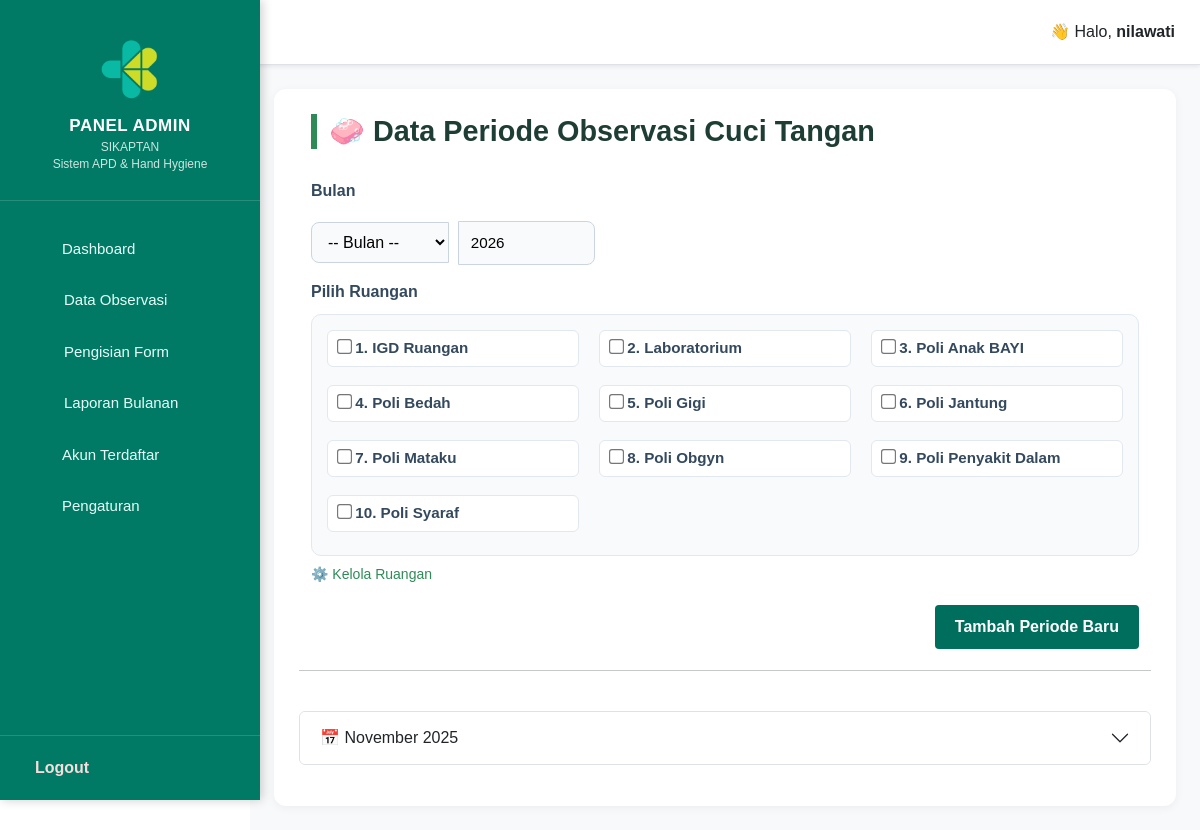
Screenshot of /admin/dashboard.php?page=observer_cuci (signed in) with the database file from the repository.
### tables this page shows
CREATE TABLE `ruangan_cuci_tangan` (
  `id` int(11) NOT NULL,
  `nama` varchar(100) NOT NULL,
  `created_at` timestamp NOT NULL DEFAULT current_timestamp()
);

### admin/cuci_tangan/page_observer_cuci.php (the view, shortened to what this page needs)
<?php
include __DIR__ . '/../../config.php';
$data = mysqli_query($conn, "SELECT * FROM data_observasi_cuci_tangan ORDER BY id DESC");
$grouped = [];
while ($d = mysqli_fetch_assoc($data)) $grouped[$d['bulan']][] = $d;
function formatBulanTeks($bulan_angka) {
    $nama_bulan = [
        '01'=>'Januari','02'=>'Februari','03'=>'Maret','04'=>'April','05'=>'Mei','06'=>'Juni',
        '07'=>'Juli','08'=>'Agustus','09'=>'September','10'=>'Oktober','11'=>'November','12'=>'Desember'
    ];
    $tahun = substr($bulan_angka, 0, 4);
    $bulan = substr($bulan_angka, 5, 2);
    return ($nama_bulan[$bulan] ?? $bulan) . " " . $tahun;
}
?>
<link href="https://cdn.jsdelivr.net/npm/bootstrap@5.3.3/dist/css/bootstrap.min.css" rel="stylesheet">
<link href="https://cdn.jsdelivr.net/npm/bootstrap-icons@1.11.3/font/bootstrap-icons.css" rel="stylesheet">
<div class="container">
  <h3 class="title">🧼 Data Periode Observasi Cuci Tangan</h3>
  <form id="formPeriode" method="POST" class="periode-form">
    <div class="form-grid">
      <div class="form-group">
        <label for="bulan">Bulan</label>
        <div class="input-group">
          <select name="bulan" id="bulan" required>
            <option value="">-- Bulan --</option>
          </select>
          <input type="number" name="tahun" id="tahun" min="2024" max="2100" value="<?= date('Y') ?>" required>
        </div>
      </div>
      <div class="form-group">
        <label>Pilih Ruangan</label>
        <div id="ruanganContainer" class="checkbox-grid">
          <?php
          $q_ruang = mysqli_query($conn, "SELECT * FROM ruangan_cuci_tangan ORDER BY nama ASC");
          $no = 1;
          while ($r = mysqli_fetch_assoc($q_ruang)) {
            echo "
              <label class='checkbox-item'>
                <input type='checkbox' name='ruangan[]' value='{$r['nama']}' id='check{$r['id']}'>
                <span><b>{$no}.</b> {$r['nama']}</span>
              </label>";
            $no++;
          }
          ?>
        </div>
        <small class="kelola-link">
          <a href='#' data-bs-toggle='modal' data-bs-target='#modalRuangan'>⚙️ Kelola Ruangan</a>
        </small>
      </div>
    </div>
    <div class="form-actions">
      <button type="button" id="btnTambah" class="btn btn-success">Tambah Periode Baru</button>
    </div>
  </form>
</div>
<hr><br>
<?php
$bulan_keys = array_keys($grouped);
$total_bulan = count($bulan_keys);
$per_page = 12;
$total_pages = ceil($total_bulan / $per_page);
$current_page = isset($_GET['hal']) ? max(1, min((int)$_GET['hal'], $total_pages)) : 1;
$start_index = ($current_page - 1) * $per_page;
$bulan_keys_page = array_slice($bulan_keys, $start_index, $per_page, true);
?>
<div class="accordion" id="accordionBulan">
  <?php if (empty($grouped)): ?>
    <p class="text-muted text-center">Belum ada data observasi cuci tangan.</p>
  <?php else: $i=1; foreach($bulan_keys_page as $bulan): $rows=$grouped[$bulan]; ?>
    <div class="accordion-item mb-3">
      <h2 class="accordion-header" id="heading<?= $i ?>">
        <button class="accordion-button collapsed" type="button" data-bs-toggle="collapse" data-bs-target="#collapse<?= $i ?>">
          📅 <?= formatBulanTeks($bulan) ?>
        </button>
      </h2>
    </div>
  <?php $i++; endforeach; endif; ?>
</div>

### admin/dashboard.php (shortened to what this page needs)
<?php
include '../config.php';
?>
<!DOCTYPE html>
<html lang="id">
<head>
<link href="https://cdn.jsdelivr.net/npm/bootstrap@5.3.3/dist/css/bootstrap.min.css" rel="stylesheet">
</head>
<body>
    <link rel="stylesheet" href="style.css">
    <link href="https://cdn.jsdelivr.net/npm/bootstrap@5.3.3/dist/css/bootstrap.min.css" rel="stylesheet">
<aside class="sidebar" id="sidebar">
  <div>
<div class="sidebar-header text-center">
  <img src="kemenkess.png" alt="Logo Kemenkes" class="logo-top">
  <h2 class="mt-2">PANEL ADMIN</h2>
  <p>SIKAPTAN<br>Sistem APD & Hand Hygiene</p>
</div>
    </div>
    <ul class="sidebar-menu">
      <li><a href="?page=dashboard" class="<?= ($_GET['page'] ?? 'dashboard') == 'dashboard' ? 'active' : '' ?>"><i class="ph ph-gauge"></i>Dashboard</a></li>
      <li class="dropdown">
        <a href="#" class="dropdown-toggle">
          <div class="left"><i class="ph ph-clipboard-text"></i>Data Observasi</div>
        </a>
      </li>
      <li class="dropdown">
        <a href="#" class="dropdown-toggle">
          <div class="left"><i class="ph ph-note-pencil"></i>Pengisian Form</div>
        </a>
      </li>
      <li class="dropdown">
        <a href="#" class="dropdown-toggle">
          <div class="left"><i class="ph ph-chart-bar"></i>Laporan Bulanan</div>
        </a>
      </li>
      <li><a href="?page=akun" class="<?= ($_GET['page'] ?? '') == 'akun' ? 'active' : '' ?>"><i class="ph ph-users-three"></i>Akun Terdaftar</a></li>
      <li><a href="?page=pengaturan" class="<?= ($_GET['page'] ?? '') == 'pengaturan' ? 'active' : '' ?>"><i class="ph ph-gear-six"></i>Pengaturan</a></li>
    </ul>
  <div class="logout-section">
    <a href="../logout.php"><i class="ph ph-sign-out"></i>Logout</a>
  </div>
</aside>
<main class="content">
  <header class="topbar shadow-sm">
    <span>👋 Halo, <b><?= $_SESSION['user']['nama']; ?></b></span>
  </header>
  <section class="main-content p-4">
    <div class="page-wrapper">
      <?php
      $page = $_GET['page'] ?? 'dashboard';
      switch ($page) {
        case 'observer_cuci': include 'cuci_tangan/page_observer_cuci.php'; break;
      }
      ?>
    </div>
  </section>
</main>
</body>
</html>

### admin/style.css (style rules this page uses)
* { margin: 0; padding: 0; box-sizing: border-box; font-family: "Poppins", sans-serif; }
body { background: #f6f9f8; color: #2f3e46; display: flex; min-height: 100vh; }
.sidebar { width: 260px; background: linear-gradient(180deg, #006e5c 0%, #009879 100%); color: #fff; display: flex; flex-direction: column; justify-content: space-between; transition: all 0.3s ease; position: fixed; height: 100%; }
.sidebar-header { text-align: center; padding: 25px 15px; border-bottom: 1px solid rgba(255, 255, 255, 0.15); }
.sidebar-menu { list-style: none; margin-top: 0; padding: 15px 0; }
.sidebar-menu li { margin: 10px 0; }
.sidebar-menu a { display: flex; align-items: center; gap: 12px; color: #e6fff9; padding: 12px 25px; text-decoration: none; transition: 0.3s ease; font-weight: 500; }
.logout-section { padding: 20px 25px; border-top: 1px solid rgba(255, 255, 255, 0.15); }
.content { flex: 1; margin-left: 260px; transition: all 0.3s ease; }
.sidebar { width: 260px; background: linear-gradient(180deg, #006e5c 0%, #009879 100%); color: #fff; display: flex; flex-direction: column; justify-content: space-between; transition: transform 0.3s ease; position: fixed; top: 0; left: 0; bottom: 0; height: 100vh; overflow-y: auto; z-index: 1000; }
.sidebar-header { text-align: center; padding: 25px 15px; border-bottom: 1px solid rgba(255, 255, 255, 0.15); padding: 40px 14px 7px; flex-shrink: 0; }
.sidebar-menu { list-style: none; padding: 20px 0; margin: 0; flex-grow: 1; }
.sidebar-menu li { margin: 5px 0; }
.sidebar-menu a { display: flex; align-items: center; gap: 12px; color: #e6fff9; padding: 12px 25px; text-decoration: none; transition: 0.3s ease; font-weight: 500; white-space: nowrap; }
.logout-section { padding: 20px 25px; border-top: 1px solid rgba(255, 255, 255, 0.15); flex-shrink: 0; }
.content { margin-left: 260px; transition: margin-left 0.3s ease; min-height: 100vh; display: flex; flex-direction: column; background: #f8f9fa; }
.main-content { padding: 25px; }
.page-wrapper { background: #fff; padding: 25px; border-radius: 12px; box-shadow: 0 2px 10px rgba(0, 0, 0, 0.05); min-height: calc(100vh - 120px); animation: fadeIn 0.6s ease-in-out; }
* { box-sizing: border-box; }
.btn-success { background-color: #009879 !important; border: none !important; }
h3 { color: #006b5c; font-weight: 700; margin-bottom: 1rem; }
small a { text-decoration: none; color: #009879; }
:root { --main-color: #007A64; }
.sidebar { background: var(--main-color); }
.btn-success, .btn-primary { background-color: var(--main-color) !important; border-color: var(--main-color) !important; }

### rows the page displays
ruangan_cuci_tangan: nama "IGD Ruangan"
ruangan_cuci_tangan: nama "Laboratorium"
ruangan_cuci_tangan: nama "Poli Anak BAYI"
ruangan_cuci_tangan: nama "Poli Bedah"
ruangan_cuci_tangan: nama "Poli Gigi"
ruangan_cuci_tangan: nama "Poli Jantung"
ruangan_cuci_tangan: nama "Poli Mataku"
ruangan_cuci_tangan: nama "Poli Obgyn"
ruangan_cuci_tangan: nama "Poli Penyakit Dalam"
ruangan_cuci_tangan: nama "Poli Syaraf"

### other values shown
$_SESSION['user']['nama'] "nilawati"
formatBulanTeks($bulan) "November 2025"
